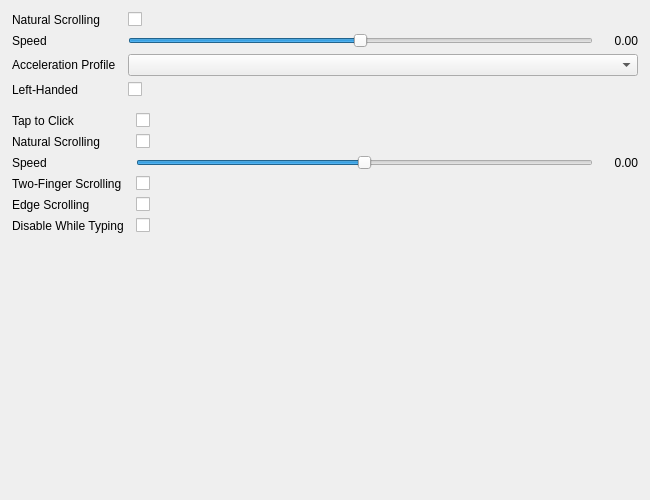
<?xml version="1.0" encoding="UTF-8"?>
<ui version="4.0">
 <class>GnomeMouseTab</class>
 <widget class="QWidget" name="GnomeMouseTab">
  <property name="geometry">
   <rect>
    <x>0</x>
    <y>0</y>
    <width>650</width>
    <height>500</height>
   </rect>
  </property>
  <layout class="QVBoxLayout" name="mainLayout">
   <property name="leftMargin"><number>0</number></property>
   <property name="topMargin"><number>6</number></property>
   <property name="rightMargin"><number>0</number></property>
   <property name="bottomMargin"><number>0</number></property>
   <item>
    <widget class="QScrollArea" name="scrollArea">
     <property name="widgetResizable"><bool>true</bool></property>
     <property name="frameShape"><enum>QFrame::NoFrame</enum></property>
     <widget class="QWidget" name="scrollContents">
      <layout class="QVBoxLayout" name="scrollLayout">
       <property name="leftMargin"><number>12</number></property>
       <property name="topMargin"><number>6</number></property>
       <property name="rightMargin"><number>12</number></property>
       <property name="bottomMargin"><number>12</number></property>
       <property name="spacing"><number>16</number></property>

       <!-- Mouse Group -->
       <item>
        <widget class="QWidget" name="groupMouse" native="true">
         <layout class="QVBoxLayout" name="vboxMouse">
          <property name="spacing"><number>0</number></property>
          <property name="leftMargin"><number>0</number></property>
          <property name="topMargin"><number>0</number></property>
          <property name="rightMargin"><number>0</number></property>
          <property name="bottomMargin"><number>0</number></property>
          <item>
           <widget class="QWidget" name="headerMouse" native="true"/>
          </item>
          <item>
           <layout class="QGridLayout" name="gridMouse">
          <property name="horizontalSpacing"><number>12</number></property>
          <property name="verticalSpacing"><number>6</number></property>

          <item row="0" column="0">
           <widget class="QLabel" name="lblMouseNatural">
            <property name="text"><string>Natural Scrolling</string></property>
           </widget>
          </item>
          <item row="0" column="1">
           <widget class="QCheckBox" name="chkMouseNatural">
            <property name="cursor"><cursorShape>PointingHandCursor</cursorShape></property>
           </widget>
          </item>

          <item row="1" column="0">
           <widget class="QLabel" name="lblMouseSpeed">
            <property name="text"><string>Speed</string></property>
           </widget>
          </item>
          <item row="1" column="1">
           <layout class="QHBoxLayout" name="mouseSpeedLayout">
            <item>
             <widget class="QSlider" name="sliderMouseSpeed">
              <property name="minimum"><number>-100</number></property>
              <property name="maximum"><number>100</number></property>
              <property name="orientation"><enum>Qt::Horizontal</enum></property>
              <property name="cursor"><cursorShape>PointingHandCursor</cursorShape></property>
             </widget>
            </item>
            <item>
             <widget class="QLabel" name="lblMouseSpeedVal">
              <property name="minimumSize"><size><width>45</width><height>0</height></size></property>
              <property name="text"><string>0.00</string></property>
              <property name="alignment"><set>Qt::AlignRight|Qt::AlignVCenter</set></property>
             </widget>
            </item>
           </layout>
          </item>

          <item row="2" column="0">
           <widget class="QLabel" name="lblAccelProfile">
            <property name="text"><string>Acceleration Profile</string></property>
           </widget>
          </item>
          <item row="2" column="1">
           <widget class="QComboBox" name="cmbAccelProfile">
            <property name="minimumSize"><size><width>200</width><height>0</height></size></property>
            <property name="cursor"><cursorShape>PointingHandCursor</cursorShape></property>
           </widget>
          </item>

          <item row="3" column="0">
           <widget class="QLabel" name="lblLeftHanded">
            <property name="text"><string>Left-Handed</string></property>
           </widget>
          </item>
          <item row="3" column="1">
           <widget class="QCheckBox" name="chkLeftHanded">
            <property name="cursor"><cursorShape>PointingHandCursor</cursorShape></property>
           </widget>
          </item>
           </layout>
          </item>
         </layout>
        </widget>
       </item>

       <!-- Touchpad Group -->
       <item>
        <widget class="QWidget" name="groupTouchpad" native="true">
         <layout class="QVBoxLayout" name="vboxTouchpad">
          <property name="spacing"><number>0</number></property>
          <property name="leftMargin"><number>0</number></property>
          <property name="topMargin"><number>0</number></property>
          <property name="rightMargin"><number>0</number></property>
          <property name="bottomMargin"><number>0</number></property>
          <item>
           <widget class="QWidget" name="headerTouchpad" native="true"/>
          </item>
          <item>
           <layout class="QGridLayout" name="gridTouchpad">
          <property name="horizontalSpacing"><number>12</number></property>
          <property name="verticalSpacing"><number>6</number></property>

          <item row="0" column="0">
           <widget class="QLabel" name="lblTapToClick">
            <property name="text"><string>Tap to Click</string></property>
           </widget>
          </item>
          <item row="0" column="1">
           <widget class="QCheckBox" name="chkTapToClick">
            <property name="cursor"><cursorShape>PointingHandCursor</cursorShape></property>
           </widget>
          </item>

          <item row="1" column="0">
           <widget class="QLabel" name="lblTouchpadNatural">
            <property name="text"><string>Natural Scrolling</string></property>
           </widget>
          </item>
          <item row="1" column="1">
           <widget class="QCheckBox" name="chkTouchpadNatural">
            <property name="cursor"><cursorShape>PointingHandCursor</cursorShape></property>
           </widget>
          </item>

          <item row="2" column="0">
           <widget class="QLabel" name="lblTouchpadSpeed">
            <property name="text"><string>Speed</string></property>
           </widget>
          </item>
          <item row="2" column="1">
           <layout class="QHBoxLayout" name="touchpadSpeedLayout">
            <item>
             <widget class="QSlider" name="sliderTouchpadSpeed">
              <property name="minimum"><number>-100</number></property>
              <property name="maximum"><number>100</number></property>
              <property name="orientation"><enum>Qt::Horizontal</enum></property>
              <property name="cursor"><cursorShape>PointingHandCursor</cursorShape></property>
             </widget>
            </item>
            <item>
             <widget class="QLabel" name="lblTouchpadSpeedVal">
              <property name="minimumSize"><size><width>45</width><height>0</height></size></property>
              <property name="text"><string>0.00</string></property>
              <property name="alignment"><set>Qt::AlignRight|Qt::AlignVCenter</set></property>
             </widget>
            </item>
           </layout>
          </item>

          <item row="3" column="0">
           <widget class="QLabel" name="lblTwoFinger">
            <property name="text"><string>Two-Finger Scrolling</string></property>
           </widget>
          </item>
          <item row="3" column="1">
           <widget class="QCheckBox" name="chkTwoFingerScroll">
            <property name="cursor"><cursorShape>PointingHandCursor</cursorShape></property>
           </widget>
          </item>

          <item row="4" column="0">
           <widget class="QLabel" name="lblEdgeScrolling">
            <property name="text"><string>Edge Scrolling</string></property>
           </widget>
          </item>
          <item row="4" column="1">
           <widget class="QCheckBox" name="chkEdgeScrolling">
            <property name="cursor"><cursorShape>PointingHandCursor</cursorShape></property>
           </widget>
          </item>

          <item row="5" column="0">
           <widget class="QLabel" name="lblDisableTyping">
            <property name="text"><string>Disable While Typing</string></property>
           </widget>
          </item>
          <item row="5" column="1">
           <widget class="QCheckBox" name="chkDisableTyping">
            <property name="cursor"><cursorShape>PointingHandCursor</cursorShape></property>
           </widget>
          </item>
           </layout>
          </item>
         </layout>
        </widget>
       </item>

       <item>
        <spacer name="verticalSpacer">
         <property name="orientation"><enum>Qt::Vertical</enum></property>
         <property name="sizeHint" stdset="0"><size><width>20</width><height>40</height></size></property>
        </spacer>
       </item>
      </layout>
     </widget>
    </widget>
   </item>
  </layout>
 </widget>
 <resources/>
 <connections/>
</ui>
